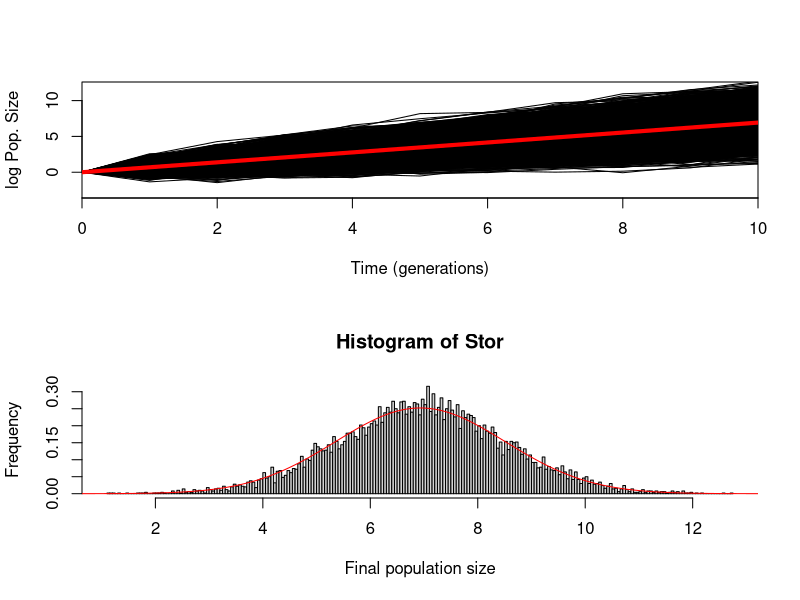
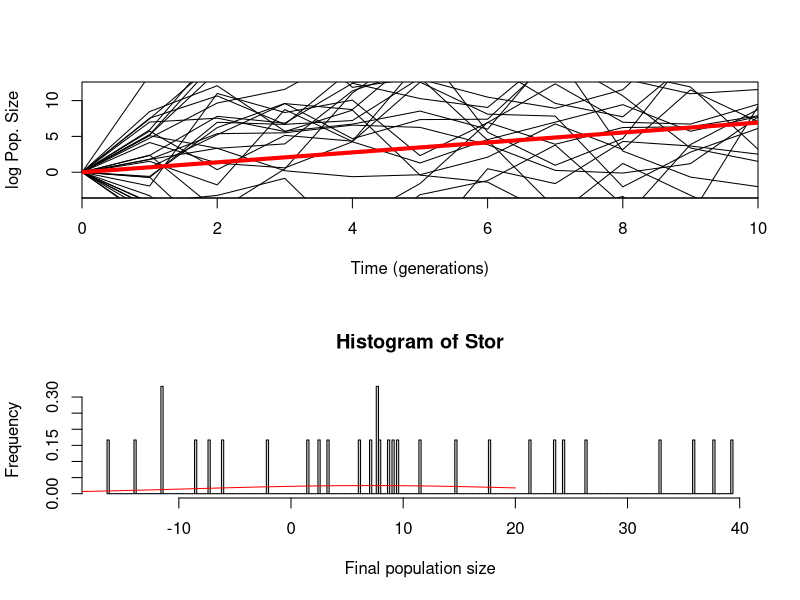

Write R code to recreate these figures, in order.
## ---- chunk 1
knitr::opts_chunk$set(fig.width=9, fig.height=9,
                      error=TRUE, echo=TRUE, eval=TRUE, warning=FALSE, message=FALSE)
## ---- chunk 2
#Declaring parameter values
lambda = 2.0;
Rlzns = 10000;
StDev = 0.5;
TimeSteps = 10;
InitN = 1.0;

#Declaring that N and Stor are vectors
N <- numeric();
Stor <- numeric();

#When we plot N vs t, it is helpful to have t already holding the values of time
t = c(0:(TimeSteps));

#We are going to plot two graphs, the next line sets that up for us
par(mfrow=c(2,1));


for(j in 1:Rlzns){ #This is a for loop, so that we can plot many realizations
	N[1] = InitN #1. Change this line so that N[1] gets the initial value of N
	for(i in 2:(TimeSteps+1)){ #This for loop iterates the model over the number of time steps.
	  eps <- rnorm(1,mean=0,sd=StDev)
		N[i] = lambda*exp(eps)*N[i-1] #2. Change this line so that N[i] is the new value of the population size
	}
	Stor[j] = log(N[i]) #3. Change this line so that Store gets the LAST value of N

	if(j==1){ #For the first realization, we use "plot"
	    # print(N)
			plot(t,log(N),type="l",xaxs="i",ylim=c(-3,12),xlim=c(0,10),xlab="Time (generations)",ylab="log Pop. Size");
	}else{ #For subsequent realizations, we use "lines", to add lines to the original plot
	    # print(N)
			lines(t,log(N));	
	}
}

#Next line is a function that plots a straight line, with intercept "a" and slope "b"
abline(a=log(InitN),b=log(lambda),col="RED",lwd=4); #4. Calculate the average for abline
	
#Plot a histogram of the population sizes in "Stor"
hist(Stor,freq=FALSE,breaks=200,right=TRUE,xlab="Final population size",ylab="Frequency")
#Create a vector "x"...
x = seq(from=-20,to=20,by=0.1);
TheoryAvg = log(InitN) + TimeSteps*log(lambda) #5.  Insert the theoretical expectation expression here 
TheoryVar = TimeSteps*(StDev^2) #6. Insert the theoretical variance expression here
#Calculate the probability distribution function of a normal distribution using the theoretical expectation and variance
Dist = dnorm(x,mean=TheoryAvg,sd=TheoryVar^(0.5));
#Plot the distribution function
lines(x,Dist,lwd=1,col="RED");
## ---- chunk 3
#Declaring parameter values, Change the sigma from 0.5 to 5
lambda = 2.0;
Rlzns = 30;
StDev = 5;
TimeSteps = 10;
InitN = 1.0;

#Declaring that N and Stor are vectors
N <- numeric();
Stor <- numeric();

#When we plot N vs t, it is helpful to have t already holding the values of time
t = c(0:(TimeSteps));

#We are going to plot two graphs, the next line sets that up for us
par(mfrow=c(2,1));


for(j in 1:Rlzns){ #This is a for loop, so that we can plot many realizations
	N[1] = InitN #1. Change this line so that N[1] gets the initial value of N
	for(i in 2:(TimeSteps+1)){ #This for loop iterates the model over the number of time steps.
	  eps <- rnorm(1,mean=0,sd=StDev)
		N[i] = lambda*exp(eps)*N[i-1] #2. Change this line so that N[i] is the new value of the population size
	}
	Stor[j] = log(N[i]) #3. Change this line so that Store gets the LAST value of N

	if(j==1){ #For the first realization, we use "plot"
	    # print(N)
			plot(t,log(N),type="l",xaxs="i",ylim=c(-3,12),xlim=c(0,10),xlab="Time (generations)",ylab="log Pop. Size");
	}else{ #For subsequent realizations, we use "lines", to add lines to the original plot
	    # print(N)
			lines(t,log(N));	
	}
}

#Next line is a function that plots a straight line, with intercept "a" and slope "b"
abline(a=log(InitN),b=log(lambda),col="RED",lwd=4); #4. Calculate the average for abline
	
#Plot a histogram of the population sizes in "Stor"
hist(Stor,freq=FALSE,breaks=200,right=TRUE,xlab="Final population size",ylab="Frequency")
#Create a vector "x"...
x = seq(from=-20,to=20,by=0.1);
TheoryAvg = log(InitN) + TimeSteps*log(lambda) #5.  Insert the theoretical expectation expression here 
TheoryVar = TimeSteps*(StDev^2) #6. Insert the theoretical variance expression here
#Calculate the probability distribution function of a normal distribution using the theoretical expectation and variance
Dist = dnorm(x,mean=TheoryAvg,sd=TheoryVar^(0.5));
#Plot the distribution function
lines(x,Dist,lwd=1,col="RED");

